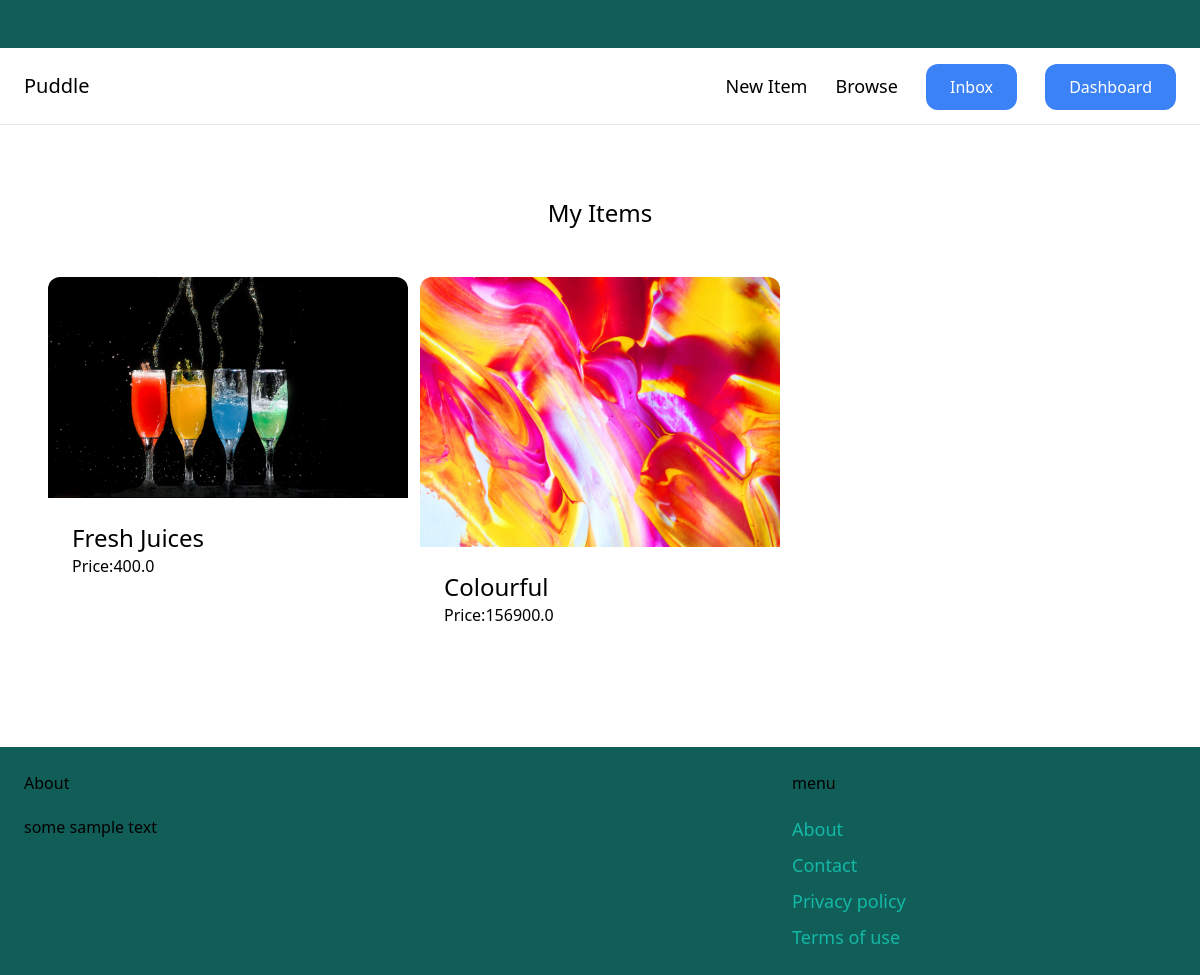
The page /dashboard/ (signed in) on the database as committed earlier.
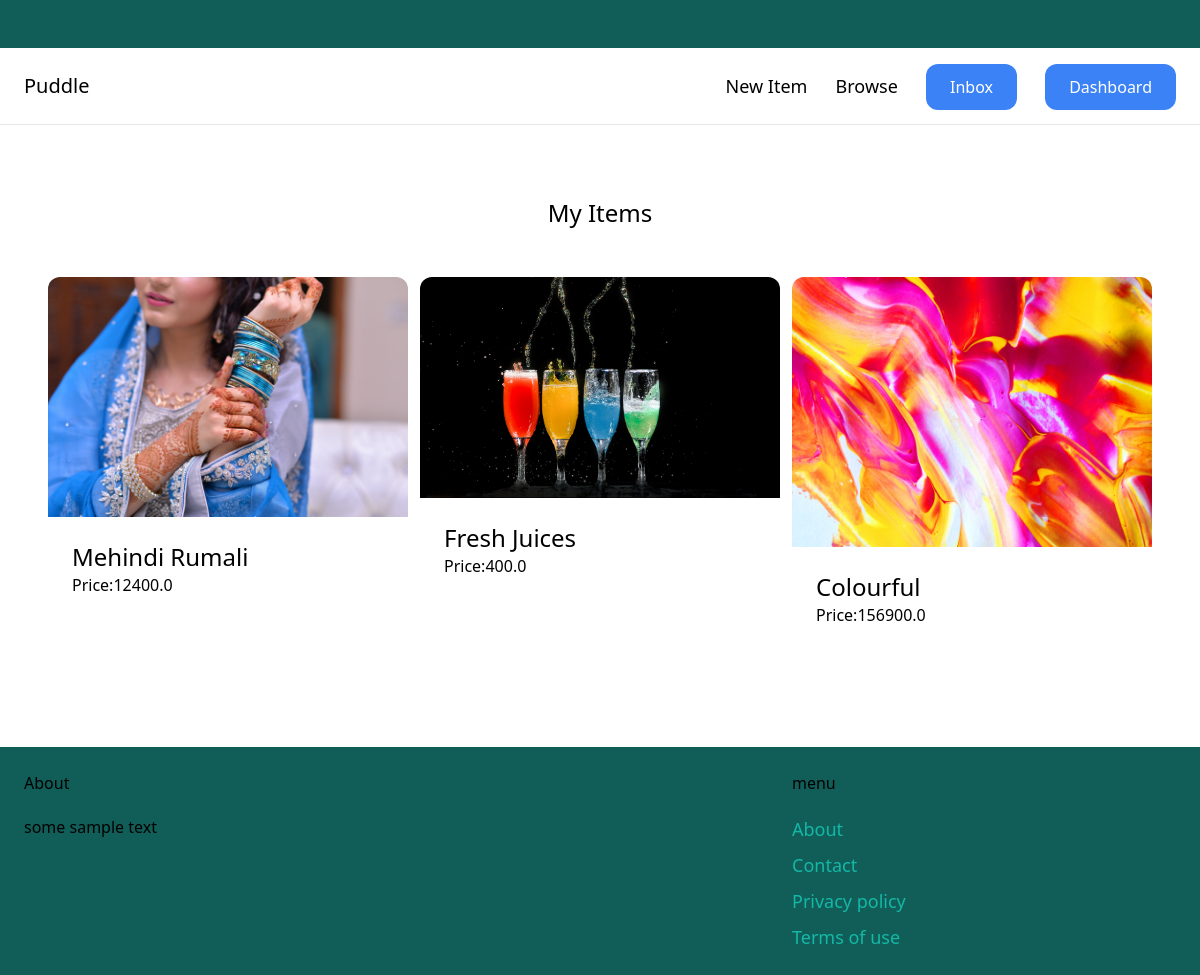
The same page on the database as committed later.
### item/models.py (models this page shows, shortened)
class Item(models.Model):
    category =models.ForeignKey(Category,related_name='items', on_delete=models.CASCADE)#when we delete category it will delete all items also
    name= models.CharField(max_length=255)
    description=models.TextField(blank=True,null=True)
    price= models.FloatField()
    image =models.ImageField(upload_to='item_images',blank=True,null=True)
    is_sold =models.BooleanField(default=False)
    created_by=models.ForeignKey(User,related_name='items',on_delete=models.CASCADE)
    created_at =models.DateTimeField(auto_now_add=True)

### dashboard/views.py (the view)
# urls.py: path('', views.index,name='index'),
@login_required
def index(request):
    items = Item.objects.filter(created_by=request.user)
    return render(
        request,
        "dashboard/index.html",
        {
            "items": items,
        },
    )

### dashboard/templates/dashboard/index.html (shortened to what this page needs)
{% extends 'core/base.html' %}
{% block content %}
<div class="mb-6 px-6 py-12 bg-grey-100 rounded-xl">
    <h2 class="mb-12 text-2xl text-center">My Items</h2>
    <div class="grid grid-cols-3 gap-3">
        {% for item in items %}
        <div>
            <a href="{% url 'item:detail' item.id %}">
                <div>
                    <img src="{{ item.image.url }}" class="rounded-t-xl">
                </div>
                <div class="p-6 bg-white rounded-b-xl">
                    <h2 class="text-2xl">{{ item.name}}</h2>
                    <p class="text-grey-500">Price:{{ item.price}}</p>
                </div>
            </a>
        </div>
        {% endfor %}
    </div>
</div>
{% endblock %}

### core/templates/core/base.html (shortened to what this page needs)
<!DOCTYPE html>
<html lang="en">
<head class="px-6 py-6 flex justify-between bg-teal-800">
    <script src="https://cdn.tailwindcss.com"></script>
</head>
<body>
    <nav class="px-6 py-6 flex justify-between items-centre border-b border-grey-200">
        <a href="" class="text-xl fornt-semibold">Puddle</a>
        <div class="space-x-6">
            <a href="{% url 'item:new' %}" class="text-lg fornt-semibold hover:text-grey-500">New Item</a>
            <a href="{% url 'item:items' %}" class="text-lg fornt-semibold hover:text-grey-500">Browse</a>
            {% if request.user.is_authenticated %}
                <a href="#" class="px-6 py-3 fornt-semibold bg-blue-500 text-white rounded-xl hover:bg-teal-700">Inbox</a>
                <a href="{% url 'dashboard:index' %}" class="px-6 py-3 fornt-semibold bg-blue-500 text-white rounded-xl hover:bg-teal-700">Dashboard</a>
            {% else %}
                <a href="{% url 'core:signup' %}" class="px-6 py-3 fornt-semibold bg-blue-500 text-white rounded-xl hover:bg-teal-700">Signup</a>
                <a href="{% url 'core:login' %}" class="px-6 py-3 fornt-semibold bg-blue-500 text-white rounded-xl hover:bg-teal-700">Log In</a>
            {% endif %}
        </div>
    </nav>
    <div class="px-6 py-6">
        {% block content %}
        {% endblock %}
    </div>
    <footer class="px-6 py-6 flex justify-between bg-teal-800">
        <div class="w-2/3 pr-10">
            <h3 class="mb-5 fornt-semibold text-grey-400">About</h3>
            <p class="text-tg text-grey-500">some sample text</p>
        </div>
        <div class="w-1/3">
            <h3 class="mb-5 fornt-semibold text-grey-400">menu</h3>
            <ul class="space-y-2">
            <li><a href="#" class="text-lg text-teal-500 hover:text-teal-700">About</a></li>
            <li><a href="{% url 'core:contact' %}" class="text-lg text-teal-500 hover:text-teal-700">Contact</a></li>
            <li><a href="#" class="text-lg text-teal-500 hover:text-teal-700">Privacy policy</a></li>
            <li><a href="#" class="text-lg text-teal-500 hover:text-teal-700">Terms of use</a></li>
        </ul>
    </div>
    </footer>
</body>
</html>

Rows that differ between the two databases and show on the page:
now on this page (row edited): Item: image (picture), name "Mehindi Rumali", price "12400.0"
